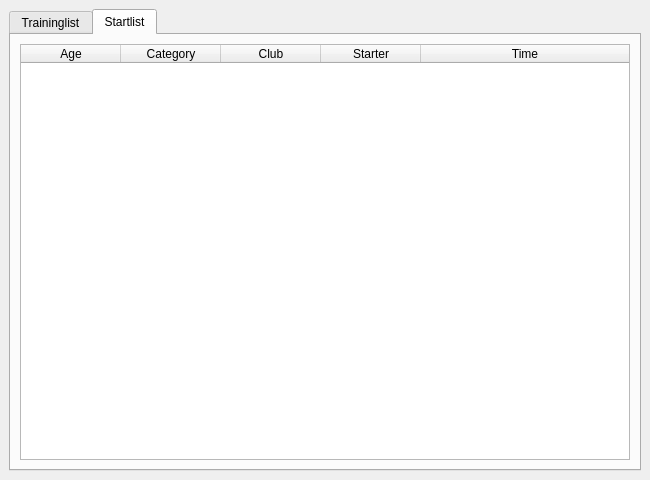
<?xml version="1.0" encoding="UTF-8"?>
<ui version="4.0">
 <class>StartListWidget</class>
 <widget class="QMainWindow" name="StartListWidget">
  <property name="geometry">
   <rect>
    <x>0</x>
    <y>0</y>
    <width>650</width>
    <height>480</height>
   </rect>
  </property>
  <property name="minimumSize">
   <size>
    <width>640</width>
    <height>480</height>
   </size>
  </property>
  <property name="windowTitle">
   <string>Startlist</string>
  </property>
  <property name="windowIcon">
   <iconset resource="../../ressources.qrc">
    <normaloff>:/ui/icons/images/icons/Logo.png</normaloff>:/ui/icons/images/icons/Logo.png</iconset>
  </property>
  <widget class="QWidget" name="centralWidget">
   <layout class="QHBoxLayout" name="horizontalLayout">
    <item>
     <widget class="QTabWidget" name="tabWidget">
      <property name="currentIndex">
       <number>1</number>
      </property>
      <widget class="QWidget" name="trainingTab">
       <attribute name="title">
        <string>Traininglist</string>
       </attribute>
       <layout class="QHBoxLayout" name="horizontalLayout_2">
        <item>
         <widget class="QTableWidget" name="traininglist">
          <attribute name="horizontalHeaderStretchLastSection">
           <bool>true</bool>
          </attribute>
          <attribute name="horizontalHeaderStretchLastSection">
           <bool>true</bool>
          </attribute>
          <column>
           <property name="text">
            <string>Age</string>
           </property>
          </column>
          <column>
           <property name="text">
            <string>Category</string>
           </property>
          </column>
          <column>
           <property name="text">
            <string>Club</string>
           </property>
          </column>
          <column>
           <property name="text">
            <string>Starter</string>
           </property>
          </column>
          <column>
           <property name="text">
            <string>Time</string>
           </property>
          </column>
         </widget>
        </item>
       </layout>
      </widget>
      <widget class="QWidget" name="startTab">
       <attribute name="title">
        <string>Startlist</string>
       </attribute>
       <layout class="QHBoxLayout" name="horizontalLayout_12">
        <item>
         <widget class="QTableWidget" name="startlist">
          <attribute name="horizontalHeaderStretchLastSection">
           <bool>true</bool>
          </attribute>
          <attribute name="horizontalHeaderStretchLastSection">
           <bool>true</bool>
          </attribute>
          <column>
           <property name="text">
            <string>Age</string>
           </property>
          </column>
          <column>
           <property name="text">
            <string>Category</string>
           </property>
          </column>
          <column>
           <property name="text">
            <string>Club</string>
           </property>
          </column>
          <column>
           <property name="text">
            <string>Starter</string>
           </property>
          </column>
          <column>
           <property name="text">
            <string>Time</string>
           </property>
          </column>
         </widget>
        </item>
       </layout>
      </widget>
     </widget>
    </item>
   </layout>
  </widget>
 </widget>
 <resources>
  <include location="../../ressources.qrc"/>
 </resources>
 <connections/>
</ui>
